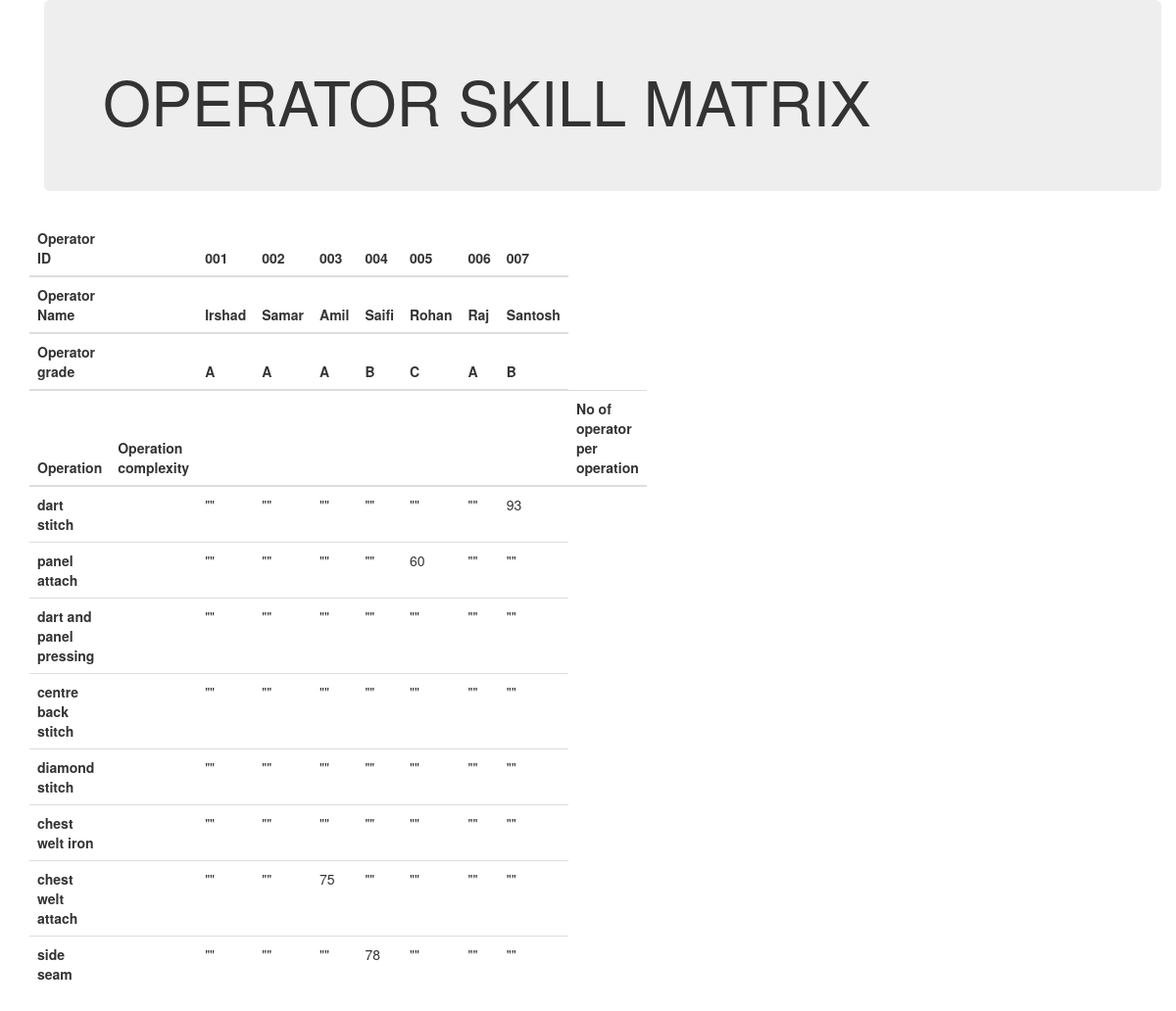
The app's page /authenticate/operatorskillmatrix with its own data.
### authenticate/models.py (models this page shows, shortened)
class UserProfileInfo(models.Model):
    operator_name = models.CharField(max_length=50,default='')
    operator_id = models.CharField(max_length=5,default='')
    address=models.CharField(max_length=100,default='')
    product_category=models.CharField(max_length=100,default='')
    product_sub_category=models.CharField(max_length=100,default='')
    operation=models.CharField(max_length=100,default='')
    operation_complexity=models.CharField(max_length=100,default='')
    no_of_operation=models.CharField(max_length=100,default='')
    skill_percentage=models.CharField(max_length=3,default='')
    grade=models.CharField(max_length=1,default='')
    password = models.CharField(max_length=10,default='')

### authenticate/views.py (the view)
# urls.py: url(r'operatorskillmatrix',views.operatorskillmatrix),
def operatorskillmatrix(request):
    context={}
    operator_list=UserProfileInfo.objects.all()
    context['operator_list']=operator_list
    return render(request,'authenticate/operator_skill_matrix.html',context)

### templates/authenticate/operator_skill_matrix.html
{% extends "authenticate/base.html" %}
{% block body_block %}
<div class="container">
  <div class="jumbotron">
    <h1>OPERATOR SKILL MATRIX</h1>
  </div>
</div>
<div class="row">
    <div class="col-md-6">
      <table id="myTable1" class="table">
        <thead>
          <tr>
            <th>Operator ID</th>
            <th> </th>
            {% for operator in operator_list %}
              <th>{{ operator.operator_id }}</th>
            {% endfor %}
          </tr>
        </thead>
        <thead>
          <tr>
            <th>Operator Name</th>
            <th> </th>
            {% for operator in operator_list %}
              <th>{{ operator.operator_name }}</th>
            {% endfor %}
          </tr>
        </thead>
        <thead>
          <tr>
            <th>Operator grade</th>
            <th> </th>
            {% for operator in operator_list %}
              <th>{{ operator.grade }}</th>
            {% endfor %}
          </tr>
        </thead>
        <thead>
          <tr>
            <th>Operation</th>
            <th>Operation complexity</th>
            {% for operator in operator_list %}
              <th> </th>
            {% endfor %}
            <th>No of operator per operation</th>
          </tr>
        </thead>
        <tbody>
            <tr>
              <th>dart stitch</th>
              <td> </td>
              {% for operator in operator_list %}
                <td>
                  {% if operator.operation == 'dart stitch' %}
                    {{operator.skill_percentage}}
                  {% else %}
                    ""
                  {% endif %}
                </td>
              {% endfor %}
            </tr>
            <tr>
              <th>panel attach</th>
              <td> </td>
              {% for operator in operator_list %}
                <td>
                  {% if operator.operation == 'panel attach' %}
                    {{operator.skill_percentage}}
                  {% else %}
                    ""
                  {% endif %}
                </td>
              {% endfor %}
            </tr>
            <tr>
              <th>dart and panel pressing</th>
              <td> </td>
              {% for operator in operator_list %}
                <td>
                  {% if operator.operation == 'dart and panel pressing' %}
                    {{operator.skill_percentage}}
                  {% else %}
                    ""
                  {% endif %}
                </td>
              {% endfor %}
            </tr>
            <tr>
              <th>centre back stitch</th>
              <td> </td>
              {% for operator in operator_list %}
                <td>
                  {% if operator.operation == 'centre back stitch' %}
                    {{operator.skill_percentage}}
                  {% else %}
                    ""
                  {% endif %}
                </td>
              {% endfor %}
            </tr>
            <tr>
              <th>diamond stitch</th>
              <td> </td>
              {% for operator in operator_list %}
                <td>
                  {% if operator.operation == 'diamond stitch' %}
                    {{operator.skill_percentage}}
                  {% else %}
                    ""
                  {% endif %}
                </td>
              {% endfor %}
            </tr>
            <tr>
              <th>chest welt iron</th>
              <td> </td>
              {% for operator in operator_list %}
                <td>
                  {% if operator.operation == 'chest welt iron' %}
                    {{operator.skill_percentage}}
                  {% else %}
                    ""
                  {% endif %}
                </td>
              {% endfor %}
            </tr>
            <tr>
              <th>chest welt attach</th>
              <td> </td>
              {% for operator in operator_list %}
                <td>
                  {% if operator.operation == 'chest welt attach' %}
                    {{operator.skill_percentage}}
                  {% else %}
                    ""
                  {% endif %}
                </td>
              {% endfor %}
            </tr>
            <tr>
              <th>side seam</th>
              <td> </td>
              {% for operator in operator_list %}
                <td>
                  {% if operator.operation == 'side seam' %}
                    {{operator.skill_percentage}}
                  {% else %}
                    ""
                  {% endif %}
                </td>
              {% endfor %}
            </tr>
        </tbody>
      </table>
    </div>
</div>
{% endblock %}

### records on screen
UserProfileInfo: operator_id "001", operator_name "Irshad", grade "A"
UserProfileInfo: operator_id "002", operator_name "Samar", grade "A"
UserProfileInfo: operator_id "003", operator_name "Amil", grade "A", skill_percentage "75"
UserProfileInfo: operator_id "004", operator_name "Saifi", grade "B", skill_percentage "78"
UserProfileInfo: operator_id "005", operator_name "Rohan", grade "C", skill_percentage "60"
UserProfileInfo: operator_id "006", operator_name "Raj", grade "A"
UserProfileInfo: operator_id "007", operator_name "Santosh", grade "B", skill_percentage "93"
